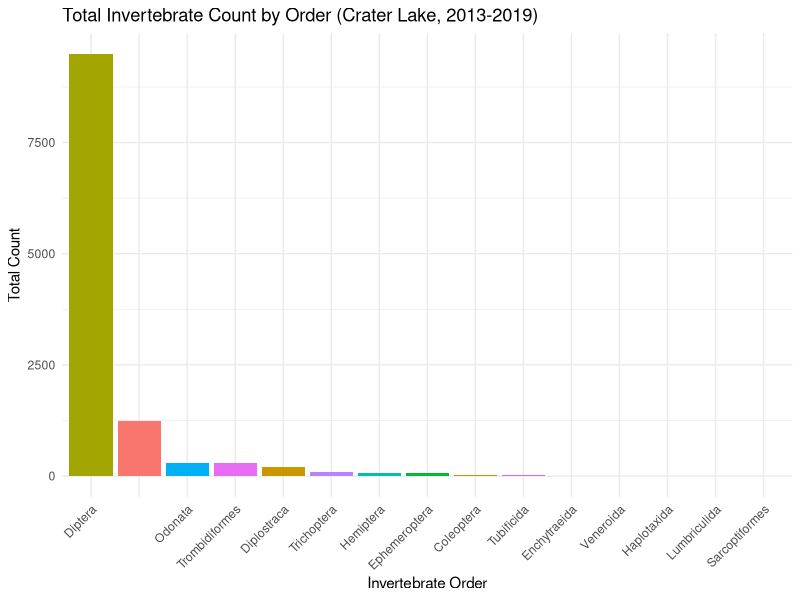
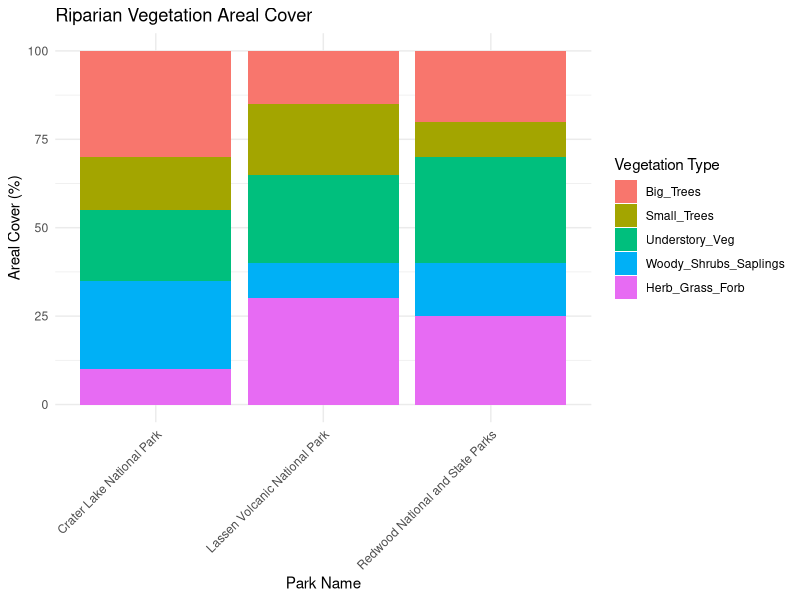

The R source for these figures, in order:
## ---- chunk 1
# Load libraries
library(dplyr)
library(ggplot2)

# Load datasets
invert_species <- read.csv("InvertSpecies.csv")
riparian_cover <- read.csv("RiparianCover.csv")
water_quality <- read.csv("WaterQuality.csv")

# Filter for Crater Lake and 2018
invert_species_filtered <- invert_species %>%
  filter(Park_Name == "Crater Lake National Park" & Start_Date >= "2018-01-01" & Start_Date <= "2018-12-31")

riparian_cover_filtered <- riparian_cover %>%
  filter(Park_Name == "Crater Lake National Park" & Start_Date >= "2018-01-01" & Start_Date <= "2018-12-31")

water_quality_filtered <- water_quality %>%
  filter(Park_Name == "Crater Lake National Park" & Start_Date >= "2018-01-01" & Start_Date <= "2018-12-31")

# Merge datasets
merged_data <- invert_species_filtered %>%
  inner_join(riparian_cover_filtered, by = c("Lake_Code", "Park_Name", "Start_Date")) %>%
  inner_join(water_quality_filtered, by = c("Lake_Code", "Park_Name", "Start_Date"))
## ---- chunk 2
library(ggplot2)
library(dplyr)

invert_species <- read.csv("InvertSpecies.csv")

invert_species %>%
  filter(
    Park_Name == "Crater Lake National Park",
    Start_Date >= "2013-01-01", Start_Date <= "2019-12-31",
    !is.na(Order),
    !is.na(Count)
  ) %>%
  group_by(Order) %>%
  summarize(Total_Count = sum(Count, na.rm = TRUE)) %>%
  ggplot(aes(x = reorder(Order, -Total_Count), y = Total_Count, fill = Order)) +
  geom_col(show.legend = FALSE) +
  labs(
    title = "Total Invertebrate Count by Order (Crater Lake, 2013-2019)",
    x = "Invertebrate Order",
    y = "Total Count"
  ) +
  theme_minimal() +
  theme(axis.text.x = element_text(angle = 45, hjust = 1))


## ---- chunk 3
# Load necessary libraries
library(ggplot2)
library(reshape2)

riparian_cover <- read.csv("RiparianCover.csv")

# Create a sample dataset
data <- data.frame(
  Park_Name = c("Redwood National and State Parks", "Lassen Volcanic National Park", "Crater Lake National Park"),
  Big_Trees = c(20, 15, 30),
  Small_Trees = c(10, 20, 15),
  Understory_Veg = c(30, 25, 20),
  Woody_Shrubs_Saplings = c(15, 10, 25),
  Herb_Grass_Forb = c(25, 30, 10)
)

# Melt the data for ggplot
data_melted <- melt(data, id.vars = "Park_Name", 
                    variable.name = "Vegetation_Type", 
                    value.name = "Areal_Cover")

# Plot stacked bar chart with tilted axis labels
ggplot(data_melted, aes(x = Park_Name, y = Areal_Cover, fill = Vegetation_Type)) +
  geom_bar(stat = "identity", position = "stack") +
  labs(title = "Riparian Vegetation Areal Cover", 
       x = "Park Name", 
       y = "Areal Cover (%)", 
       fill = "Vegetation Type") +
  theme_minimal() +
  theme(axis.text.x = element_text(angle = 45, hjust = 1))
